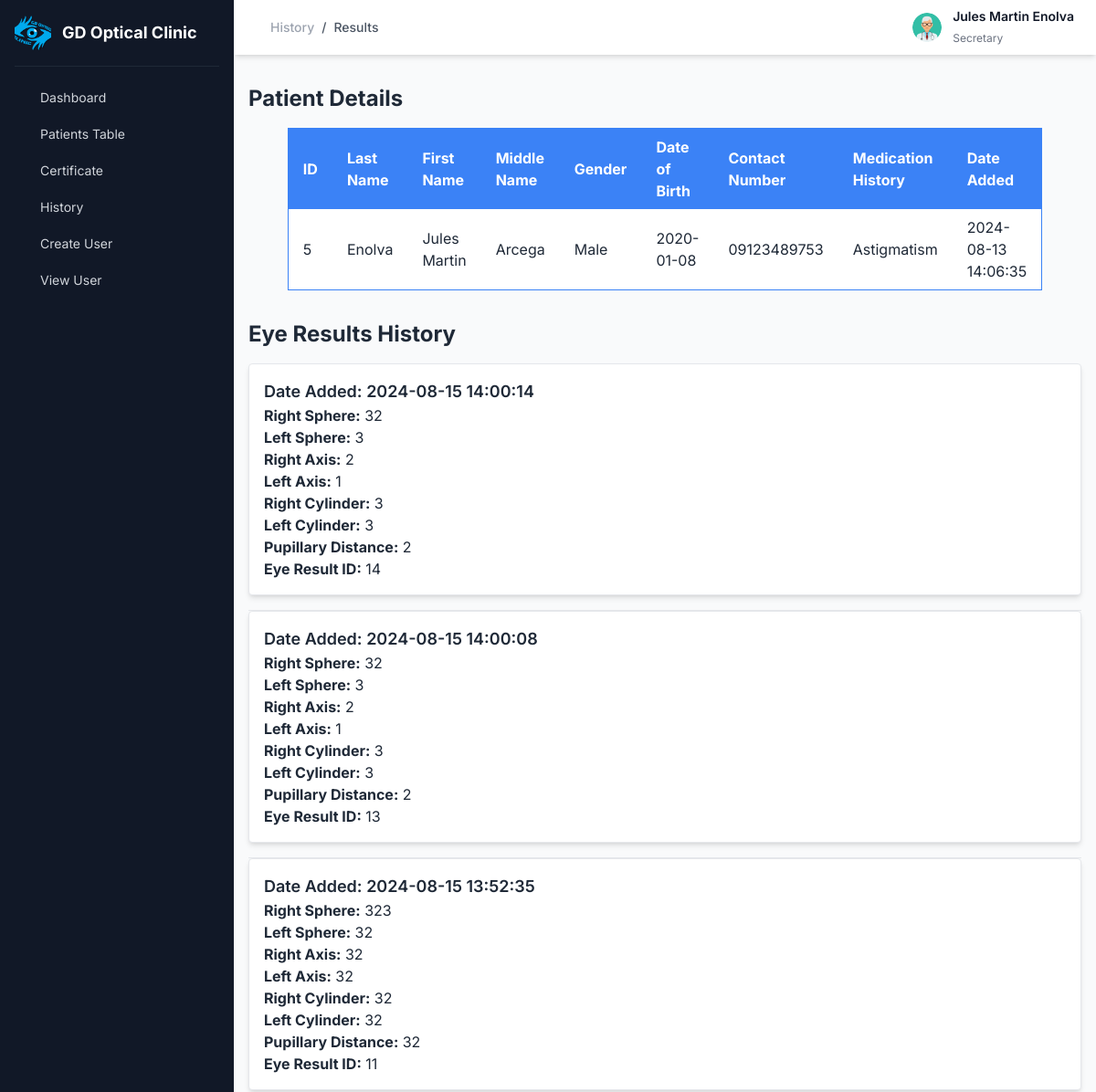
Before: /pages/doctor_history_result.php?id=5 (signed in, upper part) with the older database file.
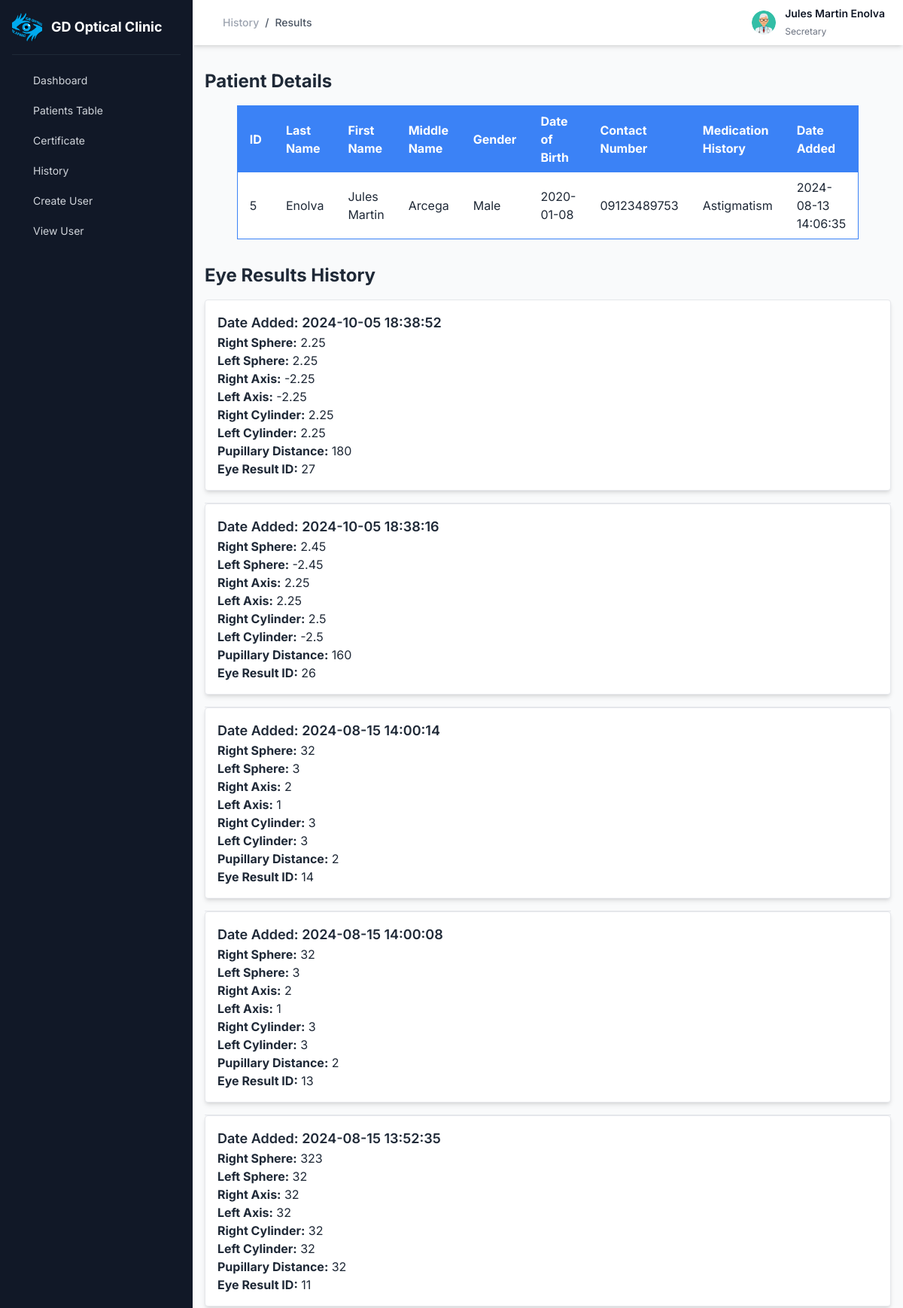
After: the same page with the newer database file.
### tables this page shows
CREATE TABLE `eye_result` (
  `eye_result_id` int(11) NOT NULL,
  `patients_id` int(11) NOT NULL,
  `r_sphere` varchar(255) NOT NULL,
  `l_sphere` varchar(255) NOT NULL,
  `r_cylinder` varchar(255) NOT NULL,
  `l_cylinder` varchar(255) NOT NULL,
  `r_axis` varchar(255) NOT NULL,
  `l_axis` varchar(255) NOT NULL,
  `pd` varchar(255) NOT NULL,
  `diagnosis` text NOT NULL,
  `date_added` timestamp NOT NULL DEFAULT current_timestamp() ON UPDATE current_timestamp()
);

### pages/doctor_history_result.php (the view, shortened to what the changed rows need)
<?php
include('db.php');
if (isset($_GET['id'])) {
    $id = intval($_GET['id']);
    $sql_eye_results = "SELECT * FROM eye_result WHERE patients_id = $id ORDER BY date_added DESC";
    $eye_results_result = $conn->query($sql_eye_results);
} else {
    echo "Invalid request";
    exit;
}
?>
<!DOCTYPE html>
<html lang="en">
<head>
    <link rel="stylesheet" href="https://cdnjs.cloudflare.com/ajax/libs/font-awesome/6.0.0-beta3/css/all.min.css">
    <link href="https://cdn.jsdelivr.net/npm/tailwindcss@2.2.19/dist/tailwind.min.css" rel="stylesheet">
</head>
<body>
<main class="w-full md:w-[calc(100%-256px)] md:ml-64 bg-gray-50 min-h-screen transition-all">
    <div class="container mx-auto px-4 py-8">
        <h2 class="text-2xl font-bold mb-4">Patient Details</h2>
        <table class="w-full border-collapse border border-blue-500 max-w-xl mt-4 mx-auto">
            <thead>
                <tr class="bg-blue-500 text-white">
                    <th class="py-2 px-4 text-left">ID</th>
                    <th class="py-2 px-4 text-left">Last Name</th>
                    <th class="py-2 px-4 text-left">First Name</th>
                    <th class="py-2 px-4 text-left">Middle Name</th>
                    <th class="py-2 px-4 text-left">Gender</th>
                    <th class="py-2 px-4 text-left">Date of Birth</th>
                    <th class="py-2 px-4 text-left">Contact Number</th>
                    <th class="py-2 px-4 text-left">Medication History</th>
                    <th class="py-2 px-4 text-left">Date Added</th>
                </tr>
            </thead>
        </table>
        <h2 class="text-2xl font-bold mt-8">Eye Results History</h2>
<div class="eye-results-container mt-4">
    <?php if ($eye_results_result->num_rows > 0): ?>
        <?php while ($eye_row = $eye_results_result->fetch_assoc()): ?>
            <div class="eye-result-box border p-4 mb-4 bg-white shadow-md rounded">
                <h3 class="text-lg font-semibold">Date Added: <?php echo $eye_row['date_added']; ?></h3>
                <p><strong>Right Sphere:</strong> <?php echo $eye_row['r_sphere']; ?></p>
                <p><strong>Left Sphere:</strong> <?php echo $eye_row['l_sphere']; ?></p>
                <p><strong>Right Axis:</strong> <?php echo $eye_row['r_axis']; ?></p>
                <p><strong>Left Axis:</strong> <?php echo $eye_row['l_axis']; ?></p>
                <p><strong>Right Cylinder:</strong> <?php echo $eye_row['r_cylinder']; ?></p>
                <p><strong>Left Cylinder:</strong> <?php echo $eye_row['l_cylinder']; ?></p>
                <p><strong>Pupillary Distance:</strong> <?php echo $eye_row['pd']; ?></p>
                <p><strong>Eye Result ID:</strong> <?php echo $eye_row['eye_result_id']; ?></p>
            </div>
        <?php endwhile; ?>
    <?php else: ?>
        <p>No eye results found</p>
    <?php endif; ?>
</div>
    </div>
    <?php include('doctor_homepage.php'); ?>
</body>
</html>

Changed rows visible on the page:
added eye_result: date_added "2024-10-05 18:38:52", r_sphere "2.25", l_sphere "2.25", r_axis "-2.25", l_axis "-2.25", r_cylinder "2.25", l_cylinder "2.25", pd "180", eye_result_id "27"
added eye_result: date_added "2024-10-05 18:38:16", r_sphere "2.45", l_sphere "-2.45", r_axis "2.25", l_axis "2.25", r_cylinder "2.5", l_cylinder "-2.5", pd "160", eye_result_id "26"
